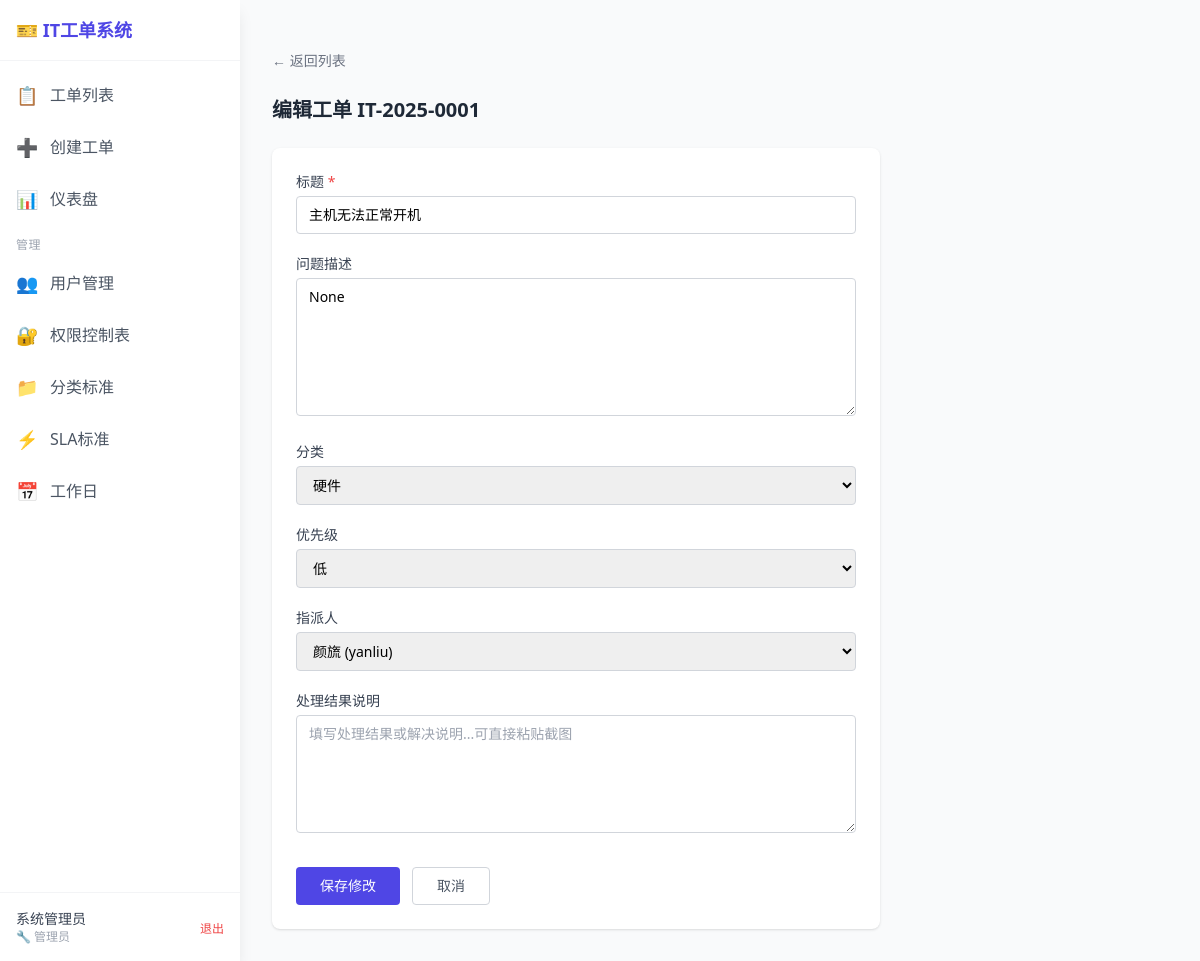
Page /tickets/1/edit (signed in) on the earlier database version.
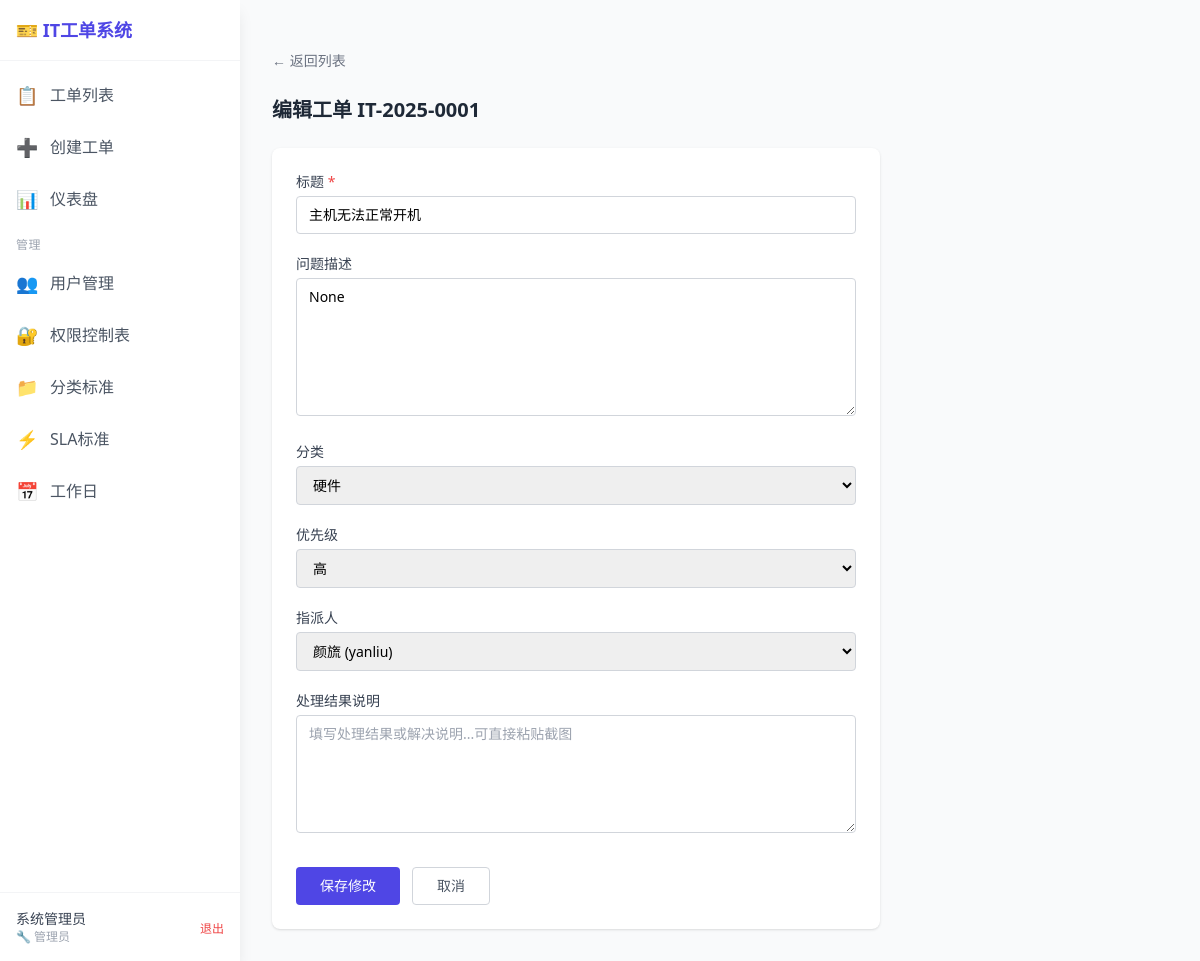
Same page on the later database version.
### app/models/ticket.py (models this page shows)
class Ticket(Base):
    __tablename__ = "tickets"
    id: Mapped[int] = mapped_column(Integer, primary_key=True, autoincrement=True)
    title: Mapped[str] = mapped_column(String(200), nullable=False, index=True)
    description: Mapped[Optional[str]] = mapped_column(Text, nullable=True)
    status: Mapped[str] = mapped_column(String(20), nullable=False, default="pending", index=True)
    priority: Mapped[str] = mapped_column(String(20), nullable=False, default="medium")
    assignee: Mapped[Optional[str]] = mapped_column(String(100), nullable=True)
    category: Mapped[Optional[str]] = mapped_column(String(50), nullable=True)
    creator_name: Mapped[str] = mapped_column(String(100), nullable=False)
    resolution_notes: Mapped[Optional[str]] = mapped_column(Text, nullable=True)
    created_at: Mapped[datetime] = mapped_column(
        DateTime(timezone=True), default=lambda: now()
    )
    resolved_at: Mapped[Optional[datetime]] = mapped_column(DateTime(timezone=True), nullable=True)
    updated_at: Mapped[Optional[datetime]] = mapped_column(
        DateTime(timezone=True), nullable=True, onupdate=lambda: now()
    )
    ticket_number: Mapped[Optional[str]] = mapped_column(
        String(15), unique=True, nullable=True, index=True
    )
    sla_due_at: Mapped[Optional[datetime]] = mapped_column(DateTime(timezone=True), nullable=True)
    first_response_at: Mapped[Optional[datetime]] = mapped_column(
        DateTime(timezone=True), nullable=True
    )
    satisfaction: Mapped[Optional[str]] = mapped_column(
        String(20), nullable=True
    )  # satisfied / neutral / unsatisfied
    search_vector: Mapped[Optional[str]] = mapped_column(
        String, nullable=True
    )
    events: Mapped[List["TicketEvent"]] = relationship(
        "TicketEvent",
        back_populates="ticket",
        order_by="TicketEvent.created_at",
        cascade="all, delete-orphan",
        lazy="selectin",
    )
    attachments: Mapped[List["Attachment"]] = relationship(
        "Attachment",
        back_populates="ticket",
        order_by="Attachment.uploaded_at",
        cascade="all, delete-orphan",
        lazy="selectin",
    )

### app/models/category.py (models this page shows)
class Category(Base):
    __tablename__ = "categories"
    id: Mapped[int] = mapped_column(Integer, primary_key=True, autoincrement=True)
    name: Mapped[str] = mapped_column(String(50), unique=True, nullable=False)
    description: Mapped[Optional[str]] = mapped_column(String(200), nullable=True)
    is_active: Mapped[bool] = mapped_column(Boolean, default=True)
    sort_order: Mapped[int] = mapped_column(Integer, default=0)
    complexity_weight: Mapped[float] = mapped_column(default=1.0)
    created_at: Mapped[datetime] = mapped_column(
        DateTime(timezone=True), default=lambda: now()
    )

### app/models/user.py (models this page shows, shortened)
class User(Base):
    __tablename__ = "users"
    id: Mapped[int] = mapped_column(Integer, primary_key=True, autoincrement=True)
    username: Mapped[str] = mapped_column(String(50), unique=True, nullable=False, index=True)
    email: Mapped[Optional[str]] = mapped_column(String(255), nullable=True)
    password_hash: Mapped[str] = mapped_column(String(255), nullable=False)
    display_name: Mapped[str] = mapped_column(String(100), nullable=False)
    role: Mapped[str] = mapped_column(String(20), nullable=False, default="end_user")
    is_active: Mapped[bool] = mapped_column(Boolean, default=True)
    created_at: Mapped[datetime] = mapped_column(
        DateTime(timezone=True), default=lambda: now()
    )
    updated_at: Mapped[Optional[datetime]] = mapped_column(
        DateTime(timezone=True), nullable=True, onupdate=lambda: now()
    )

### app/routers/tickets.py (the view)
@router.get("/{ticket_id}/edit", response_class=HTMLResponse)
async def edit_ticket_form(
    request: Request, ticket_id: int,
    db: AsyncSession = Depends(get_db),
    current_user: User = Depends(require_user),
):
    ticket = await ticket_service.get_ticket(db, ticket_id)
    _check_ticket_access(ticket, current_user)
    categories = await category_service.get_active_categories(db)
    staff = await _get_staff(db)
    ctx = template_context(request, current_user, ticket=ticket,
                           categories=categories, staff=staff)
    return templates.TemplateResponse("tickets/form.html", ctx)

### app/templates/tickets/form.html (shortened to what the changed rows need)
{% extends "base.html" %}
{% block content %}
<div class="p-8 max-w-2xl">
    <div class="mb-6">
        <a href="/tickets" class="text-gray-500 hover:text-gray-700 text-sm">&larr; 返回列表</a>
    </div>
    <h2 class="text-xl font-bold text-gray-800 mb-6">
        {% if ticket %}编辑工单 {{ ticket.ticket_number or ('#' ~ ticket.id) }}{% else %}创建工单{% endif %}
    </h2>
    <form method="POST"
          action="{% if ticket %}/tickets/{{ ticket.id }}/edit{% else %}/tickets/new{% endif %}"
          class="bg-white rounded-lg shadow p-6 space-y-5">
        <div>
            <label class="block text-sm font-medium text-gray-700 mb-1">标题 <span class="text-red-500">*</span></label>
            <input type="text" name="title" required
                   value="{{ ticket.title if ticket else '' }}"
                   placeholder="简要描述问题"
                   class="w-full px-3 py-2 border border-gray-300 rounded text-sm focus:outline-none focus:ring-2 focus:ring-indigo-500">
        </div>
        <div>
            <label class="block text-sm font-medium text-gray-700 mb-1">问题描述</label>
            <textarea name="description" rows="6"
                      placeholder="详细描述遇到的问题...可直接粘贴截图"
                      class="w-full px-3 py-2 border border-gray-300 rounded text-sm focus:outline-none focus:ring-2 focus:ring-indigo-500 image-paste-area">{{ ticket.description if ticket else '' }}</textarea>
        </div>
        <div>
            <label class="block text-sm font-medium text-gray-700 mb-1">分类</label>
            <select name="category"
                    class="w-full px-3 py-2 border border-gray-300 rounded text-sm focus:outline-none focus:ring-2 focus:ring-indigo-500">
                {% for cat in categories %}
                <option value="{{ cat.name }}" {% if ticket and ticket.category == cat.name %}selected{% endif %}>{{ cat.name }}</option>
                {% endfor %}
            </select>
        </div>
        <div>
            <label class="block text-sm font-medium text-gray-700 mb-1">
                优先级
            </label>
            <select name="priority"
                    class="w-full px-3 py-2 border border-gray-300 rounded text-sm focus:outline-none focus:ring-2 focus:ring-indigo-500">
                <option value="低" {% if ticket and ticket.priority == '低' %}selected{% endif %}>低</option>
                <option value="高" {% if ticket and ticket.priority == '高' %}selected{% endif %}>高</option>
            </select>
        </div>
        {% if ticket and current_user.is_admin %}
        <div>
            <label class="block text-sm font-medium text-gray-700 mb-1">指派人</label>
            {% if staff %}
            <select name="assignee" class="w-full px-3 py-2 border border-gray-300 rounded text-sm focus:outline-none focus:ring-2 focus:ring-indigo-500">
                {% for s in staff %}
                <option value="{{ s.display_name }}" {% if ticket.assignee == s.display_name %}selected{% endif %}>{{ s.display_name }} ({{ s.username }})</option>
                {% endfor %}
            </select>
            {% else %}
            <input type="text" name="assignee"
                   value="{{ ticket.assignee or '' }}"
                   placeholder="输入IT人员姓名"
                   class="w-full px-3 py-2 border border-gray-300 rounded text-sm focus:outline-none focus:ring-2 focus:ring-indigo-500">
            {% endif %}
        </div>
        <div>
        </div>
        {% endif %}
        <div class="flex gap-3 pt-2">
        </div>
    </form>
</div>
{% endblock %}

Differences in the rows shown:
changed Ticket "主机无法正常开机": priority (not shown) → "高"
Other differences:
form field priority: "低" → (not shown)
